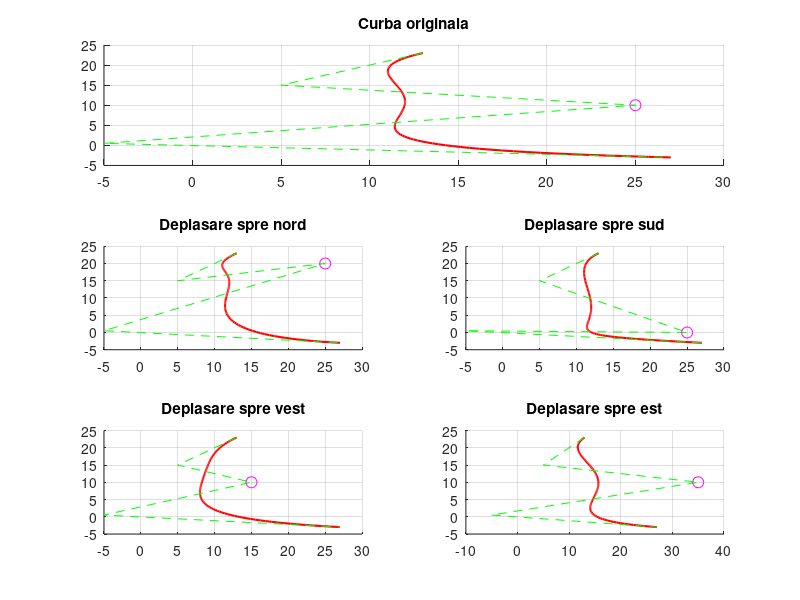

Write MATLAB code to recreate this figure.
function modificare_locala_CB()

% Am luat curba din stanga de la functia fata_1_curbe.m

t = linspace(0,1); % Parametrul
% Punctele de control 
P0 = [13;23];
P1 = [5;15];
P2_original = [25;10];
P2_nord = [25;20];
P2_sud = [25;0];
P2_vest = [15;10];
P2_est = [35;10];
P3 = [-5;0.5];
P4 = [27;-3];
% Polinoamele Bernstein de gradul 4
B0 = (1-t).^4;
B1 = 4.*(1-t).^3.*t;
B2 = 6.*(1-t).^2.*t.^2;
B3 = 4.*(1-t).*t.^3;
B4 = t.^4;
B = [B0;B1;B2;B3;B4]; % Matricea care cuprinde toate polinoamele Bernstein
% Curba Bezier
f1 = [P0 P1 P2_original P3 P4]*B;
f2 = [P0 P1 P2_nord P3 P4]*B;
f3 = [P0 P1 P2_sud P3 P4]*B;
f4 = [P0 P1 P2_vest P3 P4]*B;
f5 = [P0 P1 P2_est P3 P4]*B;

% --> Desenare grafic <--
subplot(3,2,[1,2])
hold on 
plot(f1(1,:),f1(2,:),'r-','LineWidth',1.5)
plot([P0(1,:),P1(1,:),P2_original(1,:),P3(1,:),P4(1,:)],[P0(2,:),P1(2,:),P2_original(2,:),P3(2,:),P4(2,:)],'g--')
plot(P2_original(1,:),P2_original(2,:),'mo','MarkerSize',8)
title("Curba originala")
grid on
hold off

subplot(3,2,3)
hold on 
plot(f2(1,:),f2(2,:),'r','LineWidth',1.5)
plot([P0(1,:),P1(1,:),P2_nord(1,:),P3(1,:),P4(1,:)],[P0(2,:),P1(2,:),P2_nord(2,:),P3(2,:),P4(2,:)],'g--')
plot(P2_nord(1,:),P2_nord(2,:),'mo','MarkerSize',8)
title("Deplasare spre nord")
grid on
hold off

subplot(3,2,4)
hold on 
plot(f3(1,:),f3(2,:),'r','LineWidth',1.5)
plot([P0(1,:),P1(1,:),P2_sud(1,:),P3(1,:),P4(1,:)],[P0(2,:),P1(2,:),P2_sud(2,:),P3(2,:),P4(2,:)],'g--')
plot(P2_sud(1,:),P2_sud(2,:),'mo','MarkerSize',8)
title("Deplasare spre sud")
grid on
hold off

subplot(3,2,5)
hold on 
plot(f4(1,:),f4(2,:),'r','LineWidth',1.5)
plot([P0(1,:),P1(1,:),P2_vest(1,:),P3(1,:),P4(1,:)],[P0(2,:),P1(2,:),P2_vest(2,:),P3(2,:),P4(2,:)],'g--')
plot(P2_vest(1,:),P2_vest(2,:),'mo','MarkerSize',8)
title("Deplasare spre vest")
grid on
hold off

subplot(3,2,6)
hold on 
plot(f5(1,:),f5(2,:),'r','LineWidth',1.5)
plot([P0(1,:),P1(1,:),P2_est(1,:),P3(1,:),P4(1,:)],[P0(2,:),P1(2,:),P2_est(2,:),P3(2,:),P4(2,:)],'g--')
plot(P2_est(1,:),P2_est(2,:),'mo','MarkerSize',8)
title("Deplasare spre est")
grid on
hold off

end
